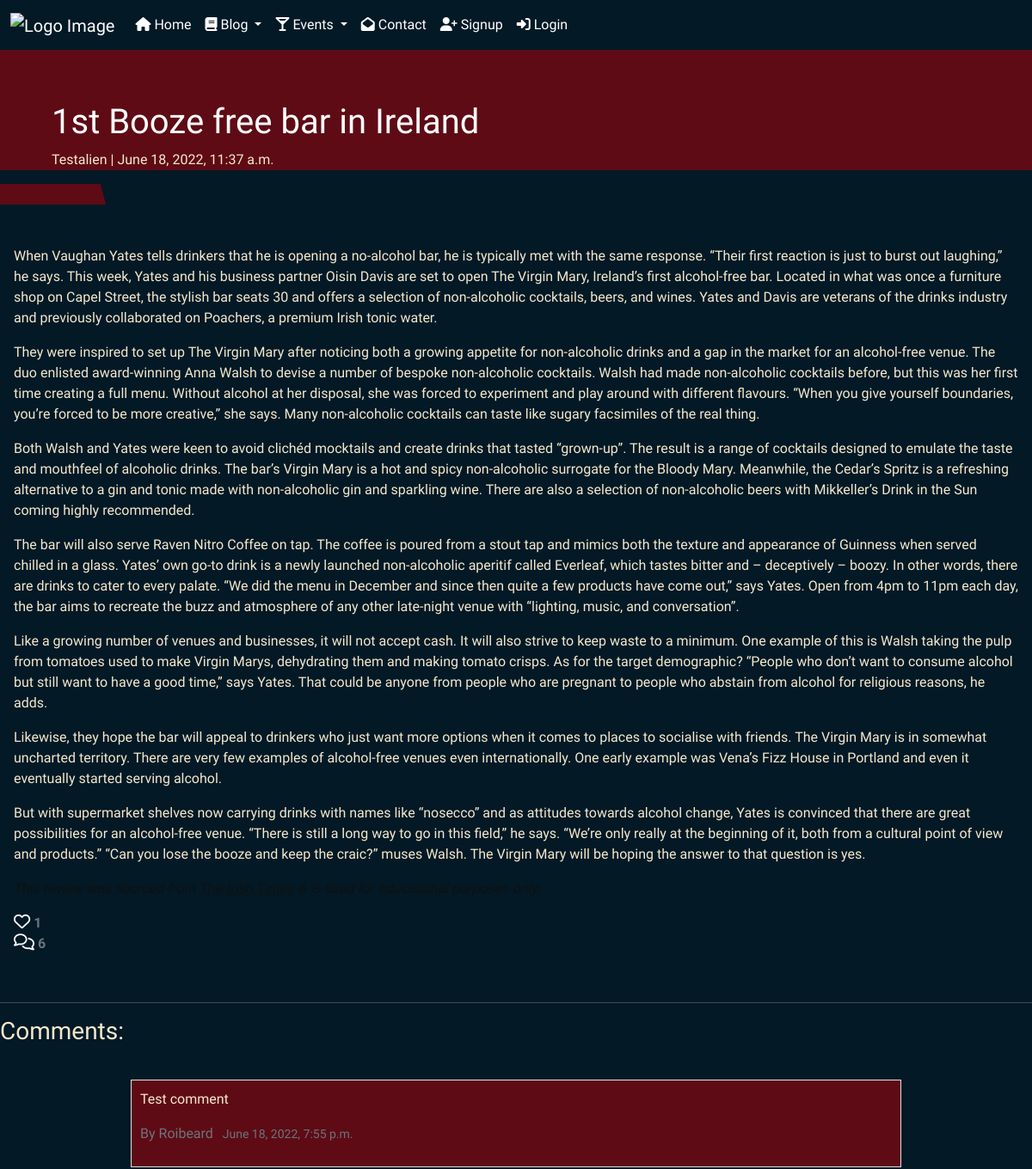
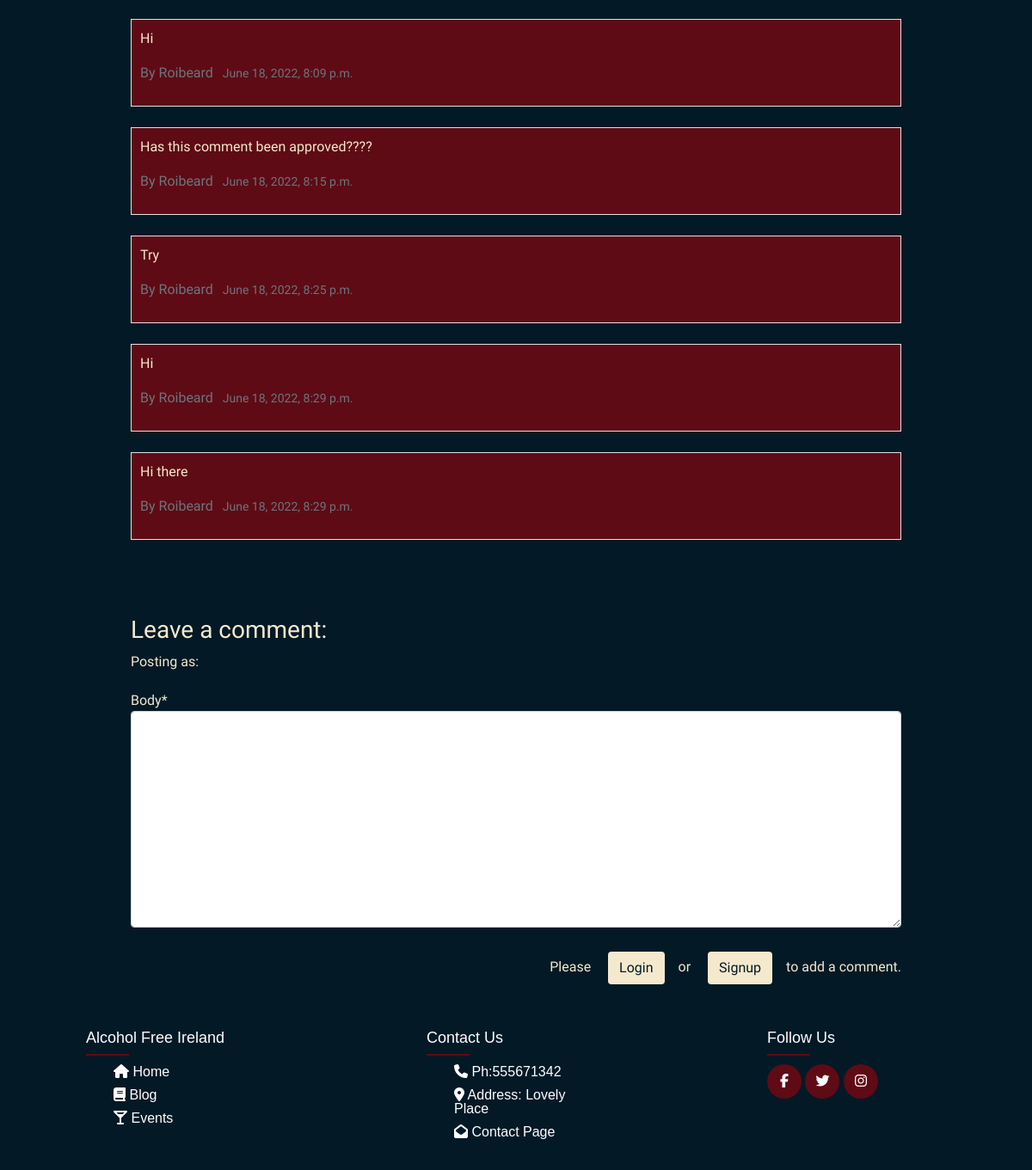
Page /4/ on the committed database (2 pictures, top to bottom).
### blog/models.py (models this page shows, shortened)
class Post(models.Model):
    title = models.CharField(max_length=200, unique=True)
    author = models.ForeignKey(
        User, on_delete=models.CASCADE, related_name="blog_posts"
    )
    featured_image = CloudinaryField(
        'image', default='https://res.cloudinary.com/roibeard/image/upload/v1655578160/placeholder.jpg')
    excerpt = models.TextField(blank=True)
    updated_on = models.DateTimeField(auto_now=True)
    content = models.TextField()
    created_on = models.DateTimeField(auto_now_add=True)
    status = models.IntegerField(choices=STATUS, default=0)
    likes = models.ManyToManyField(
        User, related_name='blogpost_like', blank=True)
    class Meta:
        ordering = ["-created_on"]
    def number_of_likes(self):
        return self.likes.count()

class Comment(models.Model):
    post = models.ForeignKey(Post, on_delete=models.CASCADE,
                             related_name="comments")
    name = models.ForeignKey(
        User, on_delete=models.CASCADE, related_name="blog_comments", null=True
    )
    email = models.EmailField()
    body = models.TextField()
    created_on = models.DateTimeField(auto_now_add=True)
    approved = models.BooleanField(default=False)
    class Meta:
        ordering = ["created_on"]

### blog/views.py (the view, shortened to what this page needs)
# urls.py: path('<int:blog_post_id>/', views.PostDetail.as_view(), name='blog_detail'),
class PostDetail(View):
    def get(self, request, blog_post_id):
        post = get_object_or_404(Post, pk=blog_post_id)
        comments = post.comments.filter(post=post).order_by("-created_on")
        queryset = Comment.objects.filter(post=post, approved=False)
        liked = False
        if post.likes.filter(id=self.request.user.id).exists():
            liked = True
        context = {
            "post": post,
            "comments": comments,
            "commented": False,
            'queryset': queryset,
            "liked": liked,
            "comment_form": CommentForm()
        }
        return render(request, "blog_detail.html", context)

### blog/forms.py
class CommentForm(forms.ModelForm):
    class Meta:
        model = Comment
        fields = ('body',)

### templates/blog_detail.html (shortened to what this page needs)
{% extends "base.html" %}
{% load cloudinary %}
{% load crispy_forms_tags %}
{% block content %}
<div class="light-bg">
    <div class="light-bg">
        <div class="">
            <div>
                <div class="col masthead-text">
                    <h1 class="post-title">{{ post.title }}</h1>
                    <p class="post-subtitle">{{ post.author }} | {{ post.created_on }}</p>
                </div>
                <div class="masthead-image">
                </div>
            </div>
        </div>
    </div>
    <div class="light-bg">
        <div class="row">
            <div class="col card mb-4  mt-3 left top">
                <div class="card-body">
                    <p class="card-text blog_content">
                        {{ post.content | safe }}
                    </p>
                    <div class="row">
                        <div class="">
                            <strong>
                                {% if user.is_authenticated %}
                                <form class="d-line" action="{% url 'post_like' post.id %}" method="POST">
                                    {% csrf_token %}
                                    {% if liked %}
                                    <button type="submit" name="blogpost_id" value="{{post.title}}" class="btn-like"><i
                                        class="fas fa-heart"></i></button>
                                    {% else %}
                                    <button type="submit" name="blogpost_id" value="{{post.title}}" class="btn-like"><i
                                        class="far fa-heart"></i></button>
                                    {% endif %}
                                </form>
                                {% else %}
                                <span class="text-secondary"><i class="far fa-heart"></i></span>
                                {% endif %}
                                <span class="text-secondary"> {{ post.number_of_likes }}</span>
                            </strong>
                        </div>
                        <div class="col-1">
                            {% with comments.count as total_comments %}
                            <strong class="text-secondary"><i class="far fa-comments"></i>
                                {{ total_comments }}</strong>
                            {% endwith %}
                        </div>
                    </div>
                </div>
            </div>
        </div>
        <div class="row">
            <div class="col">
                <hr>
            </div>
        </div>
        <div class="row">
            <div class="">
                <h3>Comments:</h3>
                <div class="comment-body">
                    {% for comment in queryset %}
                    <div class="comments main-bg border" style="padding: 10px;">
                    {{ comment.body | linebreaks }}
                        <p class="font-weight-bold text-muted">  By
                            {{ comment.name }}
                            <span class=" text-muted font-weight-normal small">&#160;
                                {{ comment.created_on }}
                            </span>
                        </p>
                    </div><br>
                    {% endfor %}
                </div>
            </div>
            <div >
                <div class="comment-body">
                    {% if commented %}
                    <div class="alert alert-success" role="alert">
                        Your comment is awaiting approval
                    </div>
                    {% else %}
                    <h3>Leave a comment:</h3>
                    <p>Posting as: {{ user.username }}</p>
                    <form method="POST" style="margin-top: 1.3em;">
                        {{ comment_form | crispy }}
                        <div class="float-end mt-2 pt-1">
                            {% if user.is_authenticated %}
                            <button type="submit" class="btn btn-nonstandard">Post comment</button>
                            {% else %}
                            <p class="p-text">Please
                                <a class="btn btn-nonstandard" href="{% url 'account_login' %}"> Login </a>or
                                <a class="btn btn-nonstandard" href="{% url 'account_signup' %}">Signup</a>to add a comment.</p>
                            {% endif %}
                        </div>
                    </form>
                    {% endif %}
                </div>
            </div>
        </div>
    </div>
</div>
{% endblock content %}

### static/css/style.css (style rules this page uses)
* { box-sizing: border-box; }
body { color: #F4E9CD; font-family: 'Convergence', sans-serif; margin:0; padding:0; max-width: 100%; min-height: 100vh; display: flex; flex-direction: column; }
a { color: #F4E9CD; }
.light-bg { background-color: #031926; color: #F4E9CD; }
.main-bg { background-color:#5E0B15; }
.card { border: none; background-color: transparent; }
.masthead-text { background-color: #5E0B15; color: white; position: relative; }
.masthead-image { position: relative; overflow: hidden; height: auto; }
.masthead-image:after { content: ""; position: absolute; top: 0; right: 90%; height: 100%; width: 150%; background: #5E0B15; -webkit-transform: skew(15deg); -moz-transform: skew(15deg); transform: skew(15deg); z-index: 100; }
.row { --bs-gutter-x: 0rem; }
.comment-body { padding: 2rem; margin-left: 10vw; margin-right: 10vw; }
.blog_content { color: #fff !important; margin-left: 10vw; margin-right: 10vw; }
.post-title { margin-top: 5%; margin-left: 5%; }
.post-subtitle { margin-left: 5%; color: #F4E9CD; }
.btn-nonstandard { margin: 1rem; color: #031926; background-color:#F4E9CD; }
.card-text { color: #F4E9CD; }
.row { display: flex; flex-wrap: wrap; }
input, textarea { width: 100%; padding: 5px!important; -webkit-box-sizing: border-box; -moz-box-sizing: border-box; box-sizing: border-box; border-radius: 3px; border-style: solid; border-width: 1px; border-color: rgb(169,169,169) }
.far { position: inherit; font-size: 1.2rem; left: 42%; top: 15%; color: #ffffff; }
a { text-decoration: none; color: white; }

### rows in the picture
Post: title "1st Booze free bar in Ireland", author "Testalien", created_on "June 18, 2022, 11:37 a.m.", content "When Vaughan Yates tells drinkers that he is opening a no-alcohol bar, he is typically met with the same response. “Their first reaction is just to burst out laughing,” he says. This week, Yates and his business partner Oisin Davis are set to open The Virgin Mary, Ireland’s first alcohol-free bar. Located in what was once a furniture shop on Capel Street, the stylish bar seats 30 and offers a selection of non-alcoholic cocktails, beers, and wines. Yates and Davis are veterans of the drinks industry and previously collaborated on Poachers, a premium Irish tonic water. They were inspired to set up The Virgin Mary after noticing both a growing appetite for non-alcoholic drinks and a gap in the…", number_of_likes "1"
Comment: body "Test comment", name "Roibeard", created_on "June 18, 2022, 7:55 p.m."
Comment: body "Hi", name "Roibeard", created_on "June 18, 2022, 8:09 p.m."
Comment: body "Has this comment been approved????", name "Roibeard", created_on "June 18, 2022, 8:15 p.m."
Comment: body "Try", name "Roibeard", created_on "June 18, 2022, 8:25 p.m."
Comment: body "Hi", name "Roibeard", created_on "June 18, 2022, 8:29 p.m."
Comment: body "Hi there", name "Roibeard", created_on "June 18, 2022, 8:29 p.m."

### other values in the picture
{{ total_comments }} "6"
